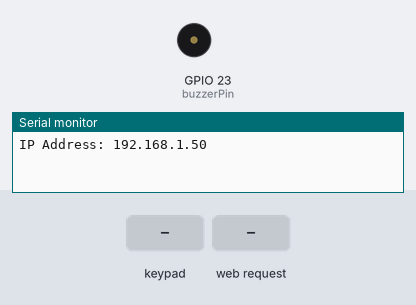
Bench run of a sketch on a simulated ESP32. Shown: buzzer (waves = sounding), the last lines printed to the serial monitor. Inputs (shaded band) come from the test bench. WiFi joins after 1.5 s; servers stay silent unless stated; EEPROM starts erased.

Above: at 2.7 s.
2.8 s: key 'D' pressed
At 2.9 s:
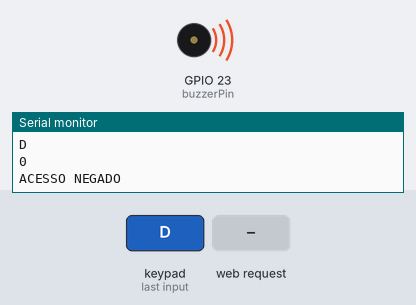
4.8 s: keypad keys 1 2 3 4 D pressed 0.4 s apart
At 6.5 s:
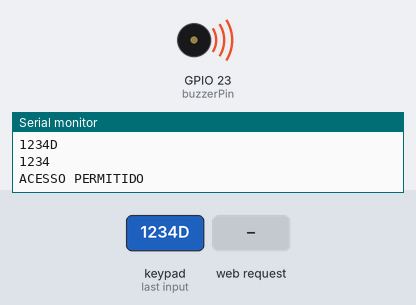
8.3 s: HTTP request GET /Senha?value=CORRETA received
At 9.0 s:
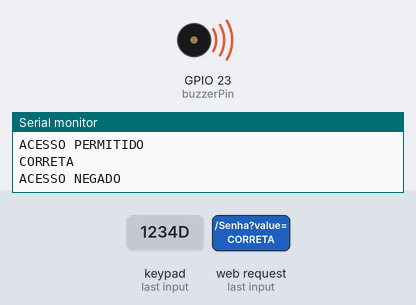
9.8 s: HTTP request GET /Senha?value=C received
Timing chart, 0 to 15.1 s (numbered marks = the images above; inputs shaded):
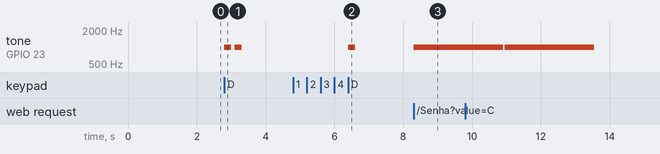

Measured:
- after the input at 2.8 s, tone on GPIO 23 (buzzerPin): alternates 1000 Hz for 0.20 s and silent for 0.10 s, 4 changes in all, then stays silent, starting at once
- after the input at 4.8 s, tone on GPIO 23 (buzzerPin): silent → 1000 Hz after 1.6 s, → silent 0.20 s later
- after the input at 8.3 s, tone on GPIO 23 (buzzerPin): silent → 1000 Hz at once

The sketch:

cofre_inteligente_v14.ino
```cpp
#include <Keypad.h>
#include <EEPROM.h>
#include <WiFi.h>
#include <AsyncTCP.h>
#include <ESPAsyncWebSrv.h>
String SenValue;
String VerSenValue;
String NovSenValue;
const byte numRows = 4;
const byte numCols = 4;
String DigiSenha;
String Senha = "1234";
String PrimeiraSenha = "1234";
const int buzzerPin = 23;
int endereco = 0;
const int solenoidePin = 22;
String SenhaStatus = "";
const char* ssid = "iPodc_2.4";
const char* password = "etnethome";
char keymap[numRows][numCols] = {
  {'1', '2', '3', 'A'},
  {'4', '5', '6', 'B'},
  {'7', '8', '9', 'C'},
  {'*', '0', '#', 'D'}
};
void acionarBuzzerErro(){
    for (int i = 0; i < 2; ++i){
        tone(buzzerPin, 1000, 200);
        delay(300);
    }
}

void acionarBuzzer(){
    tone(buzzerPin, 1000, 200);
}
const char index_html[] PROGMEM = R"rawliteral(
<!DOCTYPE html>
<html>
  <head>

    <title>Cofre inteligente</title>
   <meta charset="UTF-8">
        <meta name="viewport"content="width=device-width,initial-scale=1.0">
        <script src='https://kit.fontawesome.com/a076d05399.js' crossorigin='anonymous'></script>
        <link rel="stylesheet" href="https://maxcdn.bootstrapcdn.com/bootstrap/4.0.0-beta.2/css/bootstrap.min.css">
        <link rel="stylesheet" href="https://cdnjs.cloudflare.com/ajax/libs/font-awesome/4.7.0/css/font-awesome.min.css">
        <script src="https://ajax.googleapis.com/ajax/libs/jquery/3.2.1/jquery.min.js">

        </script>

      <script src="https://cdnjs.cloudflare.com/ajax/libs/popper.js/1.12.6/umd/popper.min.js">

      </script>

      <script src="https://maxcdn.bootstrapcdn.com/bootstrap/4.0.0-beta.2/js/bootstrap.min.js">

      </script>
    <style>
      body{
        text-align: center;
      }
      #AC{
        border-radius: 25em;
        background-color: green;
        color: white;
        font-weight: bold;
        border: 2px solid gray;
        font-size: 15px;
        filter: drop-shadow(2px 2px 2px gray);
      }
      #MS{
        border-radius: 25em;
        background-color: green;
        color: white;
        font-weight: bold;
        border: 2px solid gray;
        font-size: 15px;
        filter: drop-shadow(2px 2px 2px gray);
      }
      #ES{
        border-radius: 25em;
        background-color: green;
        color: white;
        font-weight: bold;
        border: 2px solid gray;
        font-size: 15px;
        filter: drop-shadow(2px 2px 2px gray);
      }
      #SenhaCofre{
        border: 2px solid gray;
        border-radius: 25em;
        filter: drop-shadow(2px 2px 2px gray);
        width: 250px;
      }
      #Cofre{
        width: 285px;
        height: 375px;
        background-color: greenyellow;
        border: 5px solid gray;
        margin-left: auto;
        margin-right: auto;
        border-radius: 5%;
      }
      #MudaSenhaCofre{
        border: 2px solid gray;
        border-radius: 25em;
        filter: drop-shadow(2px 2px 2px gray);
        width: 250px;
      }
      #VerificaSenhaCofre{
        border: 2px solid gray;
        border-radius: 25em;
        filter: drop-shadow(2px 2px 2px gray);
        width: 250px;
      }
      #ASE{
        color: white;
        font-weight: bold;
        filter: drop-shadow(1px 1px 1px black);
      }
      #StatusSenha{
        color: white;
        font-weight: bold;
        filter: drop-shadow(1px 1px 1px black);
      }
    </style>
  </head>
  <body>

<br>
<div class="container" id="Cofre">
  <br>
        <input id="SenhaCofre" type="password" maxlength="4" placeholder="SENHA DO COFRE" onkeyup="DigitaSenha()"><br><br>

        <button id="AC" disabled onclick="EnviarSenha()">ABRIR COFRE</button><br><br>
        <input id="VerificaSenhaCofre" type="password" maxlength="4" placeholder="DIGITE A SENHA ANTIGA" onkeyup="DigitaVerifiSenha()" ><br><br>

        <button id="ES" disabled onclick="VerificarSenha()">ENVIAR SENHA</button><br><br>
        <label id="ASE">A SENHA ESTÁ</label> <label id="StatusSenha"></label>
        <input id="MudaSenhaCofre" type="password" maxlength="4" placeholder="DIGITE A NOVA SENHA" onkeyup="DigitaNovaSenha()" ><br><br>

        <button id="MS" disabled onclick="MudarSenha()">MUDAR SENHA</button>
</div>


  <script>

    document.getElementById("ES").style.opacity = 0.5;
    function VerificarSenha(){
      var VerSenhaValue = document.getElementById("VerificaSenhaCofre").value;
      $.ajaxSetup({timeout:1000});
      $.get("/VerSenha?value="+VerSenhaValue);
      {Connection: close};

    }
    function DigitaVerifiSenha(){
      if((document.getElementById("VerificaSenhaCofre").value.length == 4)){
      document.getElementById("ES").disabled = false;
    }else{
      document.getElementById("ES").disabled = true;
    }
    if(document.getElementById("ES").disabled == true){
      document.getElementById("ES").style.opacity = 0.5;
    }else{
      document.getElementById("ES").style.opacity = 1;
    }
    }
    document.getElementById("AC").style.opacity = 0.5;
    function DigitaSenha(){

    if((document.getElementById("SenhaCofre").value.length == 4)){
      document.getElementById("AC").disabled = false;
    }else{
      document.getElementById("AC").disabled = true;
    }
    if(document.getElementById("AC").disabled == true){
      document.getElementById("AC").style.opacity = 0.5;
    }else{
      document.getElementById("AC").style.opacity = 1;
    }
    }


    document.getElementById("MS").style.opacity = 0.5;
    function DigitaNovaSenha(){

      if((document.getElementById("MudaSenhaCofre").value.length == 4)&&(document.getElementById("StatusSenha").innerHTML == "CORRETA")){
        document.getElementById("MS").disabled = false;
      }else{
        document.getElementById("MS").disabled = true;
      }
      if(document.getElementById("MS").disabled == true){
        document.getElementById("MS").style.opacity = 0.5;
      }else{
        document.getElementById("MS").style.opacity = 1;
      }
      }


    function EnviarSenha(){
      var SenhaValue = document.getElementById("SenhaCofre").value;
      $.ajaxSetup({timeout:1000});
      $.get("/Senha?value="+SenhaValue);
      {Connection: close};
    }
    function MudarSenha(){
      var SenhaValueNova = document.getElementById("MudaSenhaCofre").value;
      $.ajaxSetup({timeout:1000});
      $.get("/MudaSenha?value="+SenhaValueNova);
      {Connection: close};
    }
    var recebStatus;
    setInterval(function ( ) {
            const reqSS = new XMLHttpRequest();
            reqSS.onreadystatechange = function(){
            if(this.readyState == 4 && this.status == 200){
              recebStatus = reqSS.responseText;
                document.getElementById("StatusSenha").innerHTML = recebStatus;


            }
            }
            reqSS.open('GET','/SenhaStatus',true);
            reqSS.send();
            }, 600 ) ;
    </script>

</body>
</html>
)rawliteral";


AsyncWebServer server(80);
AsyncEventSource events("/events");
byte colPins[numCols] = {16, 4, 2, 15};
byte rowPins[numRows] = {19, 18, 5, 17};
Keypad myKeypad = Keypad(makeKeymap(keymap), rowPins, colPins, numRows, numCols);

void setup() {
  Serial.begin(9600);
  pinMode(buzzerPin, OUTPUT);
  digitalWrite(buzzerPin, LOW);

  ledcSetup(0, 5000, 8);
  ledcAttachPin(buzzerPin, 0);
  WiFi.mode(WIFI_STA);
  WiFi.begin(ssid, password);
  if (WiFi.waitForConnectResult() != WL_CONNECTED) {
    Serial.println("WiFi not connected");
    return;
  }
  Serial.println();
  Serial.print("IP Address: ");
  Serial.println(WiFi.localIP());


  EEPROM.begin(64);
  if (EEPROM.readString(0) == "") {
    EEPROM.writeString(0, PrimeiraSenha);
    EEPROM.commit();
  }

  // Lê a senha da EEPROM
  Senha = EEPROM.readString(0);

  server.on("/", HTTP_GET, [](AsyncWebServerRequest *request){
    request->send_P(200, "text/html", index_html);
  });
    events.onConnect([](AsyncEventSourceClient *client){
    if(client->lastId()){
      Serial.printf("Client reconnected! Last message ID that it got is: %u\n", client->lastId());
    }

    client->send("hello!", NULL, millis(), 10000);
  });
  server.on("/Senha", HTTP_GET, [] (AsyncWebServerRequest *request) {

   if (request->hasParam("value")) {

      SenValue = request->getParam("value")->value();


      Serial.println(SenValue);
      if ((SenValue == Senha)) {
        Serial.println("ACESSO PERMITIDO");
        DigiSenha = "";
        acionarBuzzer();
        pinMode(solenoidePin, OUTPUT);
        delay(6000);
        pinMode(solenoidePin, INPUT);
      } else {
        Serial.println("ACESSO NEGADO");
        DigiSenha = "";
        acionarBuzzerErro();
        delay(2000);
      }
    }

  });
   server.on("/VerSenha", HTTP_GET, [] (AsyncWebServerRequest *request) {

   if (request->hasParam("value")) {

      VerSenValue = request->getParam("value")->value();


      Serial.println(VerSenValue);
      if ((VerSenValue == Senha)) {
        SenhaStatus = "C";
      } else {
        SenhaStatus = "I";
      }
    }

  });
   server.on("/MudaSenha", HTTP_GET, [] (AsyncWebServerRequest *request) {

   if (request->hasParam("value")) {

      NovSenValue = request->getParam("value")->value();


      Serial.println(NovSenValue);

      Senha = NovSenValue;

      EEPROM.writeString(0, Senha);
      EEPROM.commit();

      Serial.println(Senha);
    }

  });
  server.on("/SenhaStatus", HTTP_GET, [](AsyncWebServerRequest *request){
    if(SenhaStatus == "C"){
      request->send_P(200, "text/plain", String("CORRETA").c_str());
    }
    if(SenhaStatus == "I"){
      request->send_P(200, "text/plain", String("INCORRETA").c_str());
    }

  });
  server.addHandler(&events);

  server.begin();
}


void loop() {
  char keypressed = myKeypad.getKey();
  //Serial.println(Senha);
  if (keypressed != NO_KEY) {
    DigiSenha += keypressed;
    Serial.println(DigiSenha);
    if (DigiSenha.length() > 5) {
      DigiSenha = "";
    }

    if (keypressed == 'D') {
      int conf = DigiSenha.toInt();
      Serial.println(conf);

      if (conf == Senha.toInt()) {
        Serial.println("ACESSO PERMITIDO");
        DigiSenha = "";
        acionarBuzzer();
         pinMode(solenoidePin, OUTPUT);
        delay(6000);
         pinMode(solenoidePin, INPUT);
      } else {
        Serial.println("ACESSO NEGADO");
        DigiSenha = "";
        acionarBuzzerErro();
        delay(2000);
      }
    }

    if (keypressed == '*') {
      Senha = DigiSenha;
      int Analisa = Senha.toInt();
      EEPROM.writeString(0, String(Analisa));
      EEPROM.commit();

      Serial.println(Senha);
      DigiSenha = "";
    }

  }
}
```
